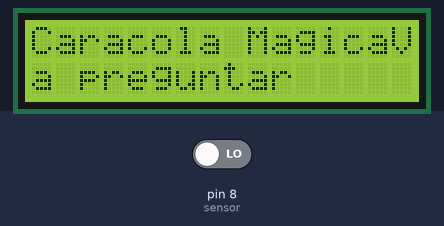
The sketch below on a simulated Arduino Uno, built with avr-gcc and run on an emulated ATmega328P. On the bench: 16×2 character LCD. The inputs (shaded band) are chosen by the test bench; at power-on: pin 8 (sensor) LOW. Random numbers use the default seed unless the sketch sets one.

Above: at 1.2 s.
1.3 s: pin 8 (sensor) driven HIGH
At 2.8 s:
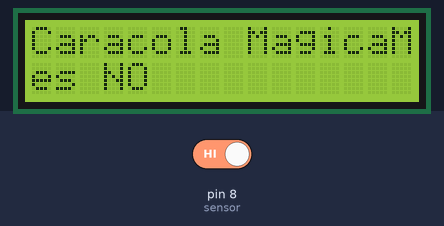
At 3.8 s:
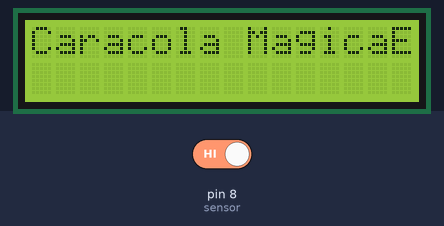
5.4 s: pin 8 (sensor) driven LOW
7.6 s: pin 8 (sensor) driven HIGH
At 8.9 s:
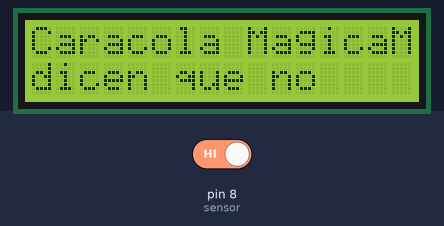
Timing chart, 0 to 10.6 s (numbered marks = the images above; inputs shaded):
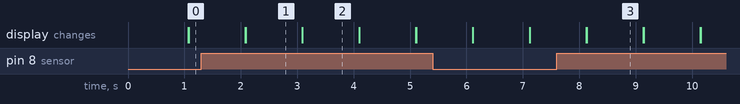

Measured:
- what the display in image 1 shows lasts 1.0 s, from 2.1 s to 3.1 s

The sketch:

La_caracola_magica.ino
```cpp
/*La Caracola Magica
   Al agitar el dispositivo, se mostrara un mensaje en el display,
   el mensaje sera aleatorio dependiendo del numero random que se indique

   Conexiones:
    Pines de conexion LCD : D1-D4 (pines 4,5,6 y 7 respectivamente)
    LCD E y RS(respectivamenteu: pines 2 y 3

    SW200d: pin 8
*/

#include <LiquidCrystal.h>
LiquidCrystal pantalla(2, 3, 4, 5, 6, 7);

const int sensor = 8;
int numero = 0;

void setup() {
  pantalla.begin(16, 2);
  pinMode(sensor, INPUT);

}

void loop() {

  pantalla.print("Caracola Magica");

  if ( digitalRead(sensor))
  {
    numero = random(12);
  }

  switch (numero)
  {
    case 1:
      pantalla.print("Es cierto");
      break;

    case 2:
      pantalla.print("Probablemente");
      break;

    case 3:
      pantalla.print("Buen pronostico");
      break;

    case 4:
      pantalla.print("Sin duda");
      break;

    case 5:
      pantalla.print("SI");
      break;

    case 6:
      pantalla.print("no cuentes");
      pantalla.setCursor(0, 1);
      pantalla.print("con ello");
      break;

    case 7:
      pantalla.print("Mi respuesta");
      pantalla.setCursor(0, 1);
      pantalla.print("es NO");
      break;

    case 8:
      pantalla.print("Definitivamente ");
      pantalla.setCursor(0, 1);
      pantalla.print("NO");
      break;

    case 9:
      pantalla.print("Muy dudoso");
      break;

    case 10:
      pantalla.print("Mis fuentes me");
      pantalla.setCursor(0, 1);
      pantalla.print("dicen que no");
      break;

    default:
      pantalla.print("Vuelve");
      pantalla.setCursor(0, 1);
      pantalla.print("a preguntar");
      break;
  }

  delay(1000);
  pantalla.home();
  pantalla.clear();

}
```
